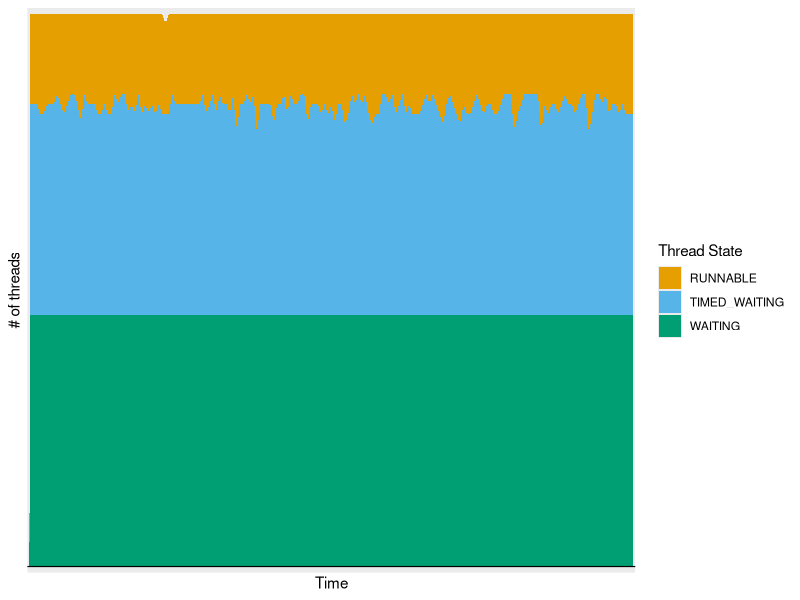

The R source for this figure:
# ---- dump-plot ----
library("ggplot2")
library("reshape2")
library(scales)
library(grid)
library(RColorBrewer)

# the color pallete
cbPalette <- c("#E69F00", "#56B4E9", "#009E73", "#F0E442", "#0072B2", "#D55E00", "#CC79A7")

# read results
dump <- read.csv(file="csv/dump.csv",sep=",")
dump$TIMED_WAITING <- dump$TIMED_WAITING_monitor + dump$TIMED_WAITING_parking + dump$TIMED_WAITING_sleeping
dump$TIMED_WAITING_monitor <- NULL
dump$TIMED_WAITING_parking <- NULL
dump$TIMED_WAITING_sleeping <- NULL
dump$WAITING <- dump$WAITING_parking
dump$WAITING_parking <- NULL
dump$Time<-seq.int(nrow(dump))
b <- melt(dump, id.vars="Time")
k <- ggplot(b, aes(group=variable,y=value,x=Time,fill=variable)) + scale_x_discrete(breaks=seq(0,180, by=30)) + scale_y_discrete(breaks=seq(0,60, by=10)) + scale_fill_manual(values=cbPalette,name="Thread State")
k + geom_area() + ylab("# of threads") + geom_hline(yintercept=0, size=0.4, color="black")
